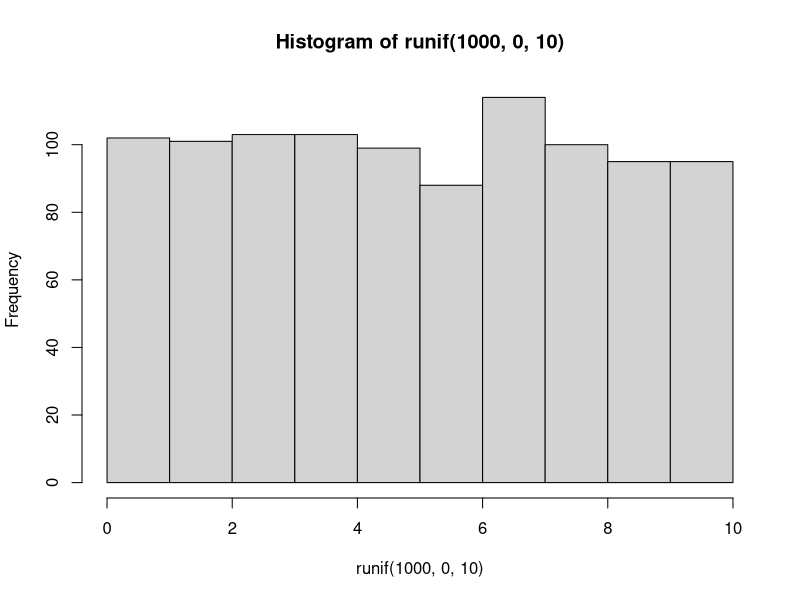
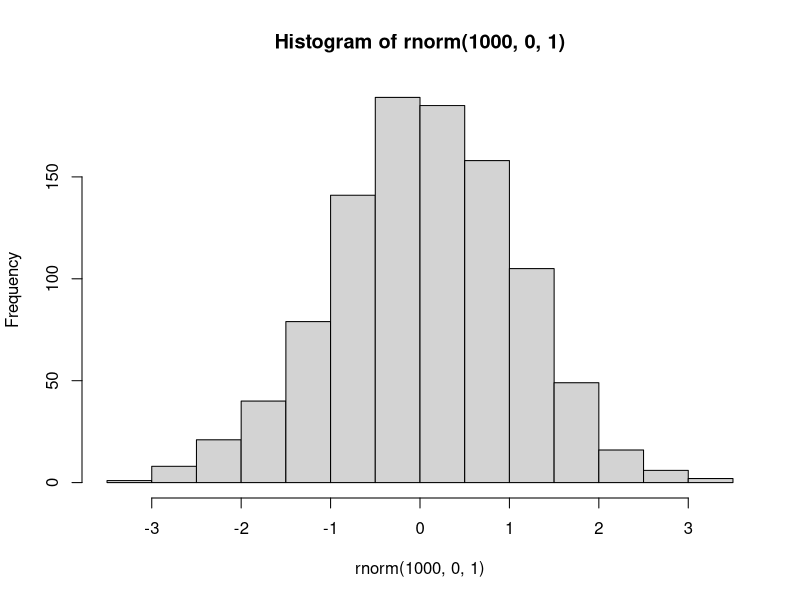
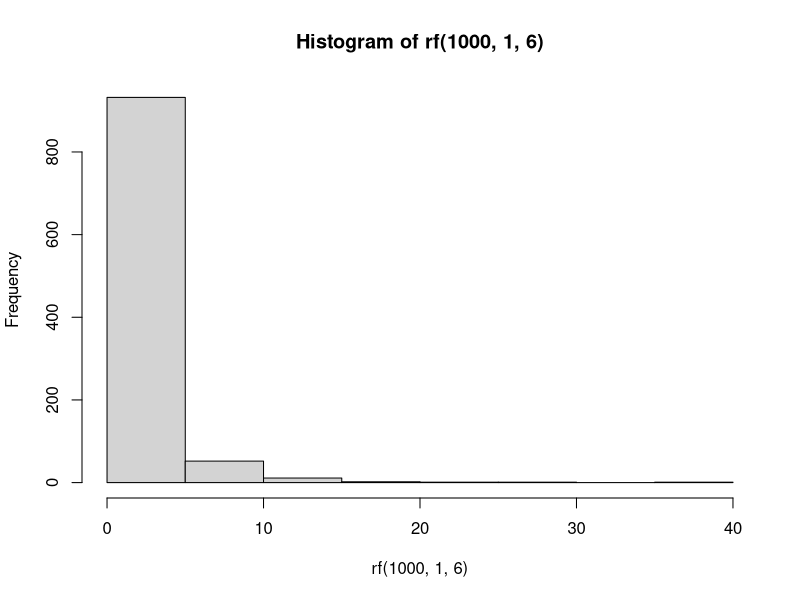
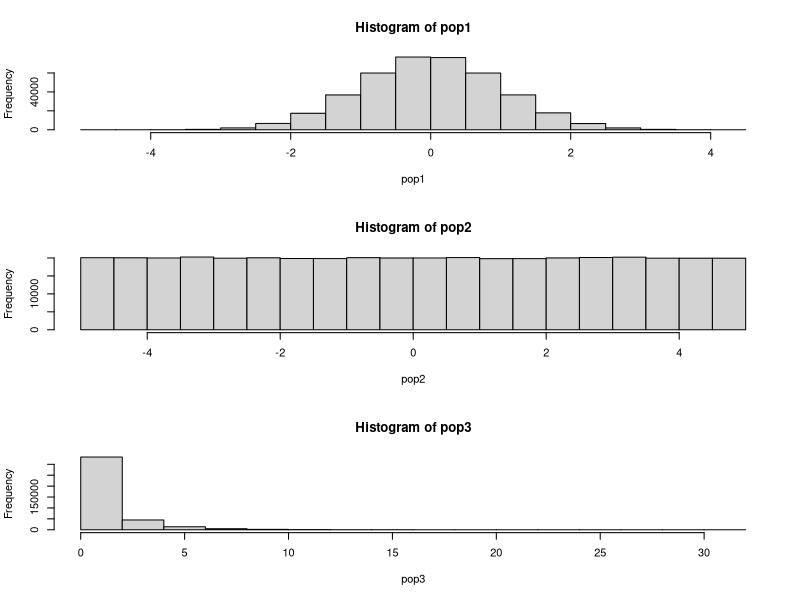
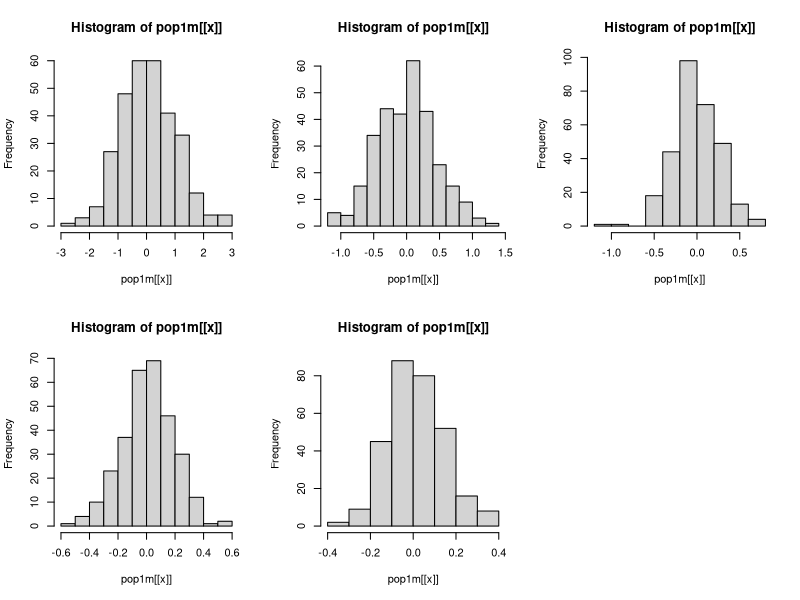
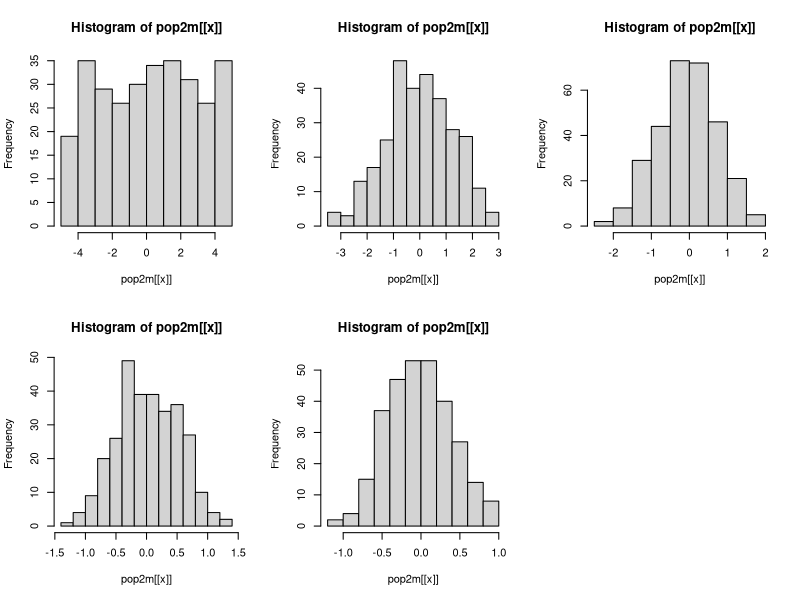
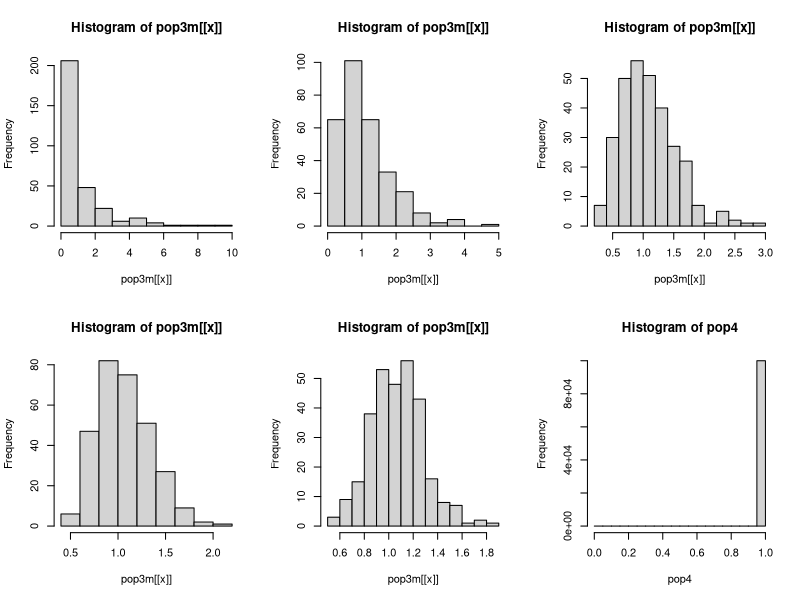
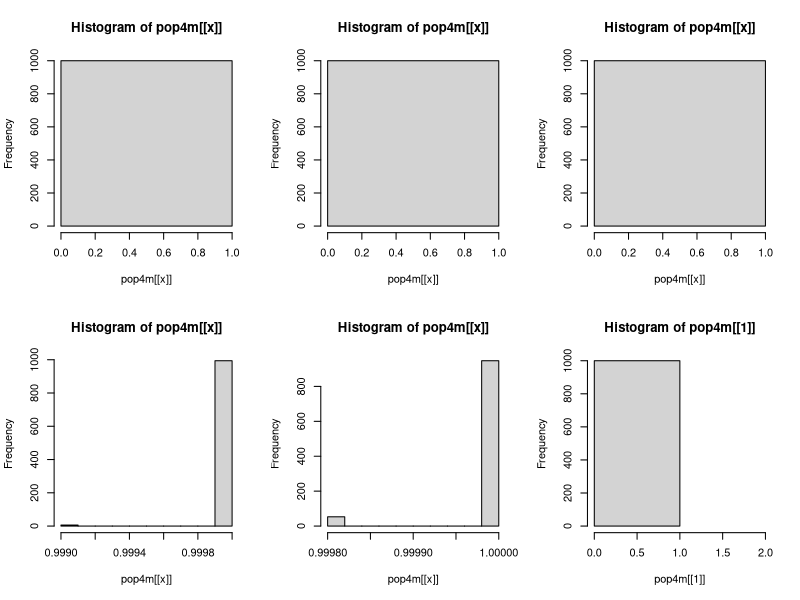

Recreate these plots in R, in order.
#Joseph E. Gonzales
#204a R Lab 2
#Fall 2015
#####################################################################

#Let's talk about the Central Limit Theorem (CLT)

#But first, some functions to generate data with
#certain distributional properties

#runif(N, min, max)
#Generates random uniform distribution data based on
#argument parameters

runif(100,0,10)
hist(runif(1000,0,10))

#rnorm(N, mean, sd)
#Generates random normal distribution data based on
#argument parameters

rnorm(100,0,1)
hist(rnorm(1000,0,1))

#rf(N, df1, df2)
#Generates random f distribution data based on
#argument parameters

rf(100, 1, 6)
hist(rf(1000, 1, 6))

#We can make some populations of scores

set.seed(100215)
pop1 <- rnorm(400000, 0, 1)

pop2 <- runif(400000, -5, 5)

pop3 <- rf(400000, 1, 30)

################################

#OK, What does the CLT tell us about these populations?

################################

par(mfrow = c(3,1))
	#par is a function to control various plot features
	#mfrow specifically argues how many figures to include
	#in a single image and how to arrange them
		#by rows and columns : c(rows, columns)

hist(pop1);hist(pop2);hist(pop3)

#What should the distribution of the means look like with these things?

#We can test this in R

#Let us build ...

#The means from sampling
pop1m <- lapply(c(1,5,15,30,50), function(x){
   unlist(lapply(1:300, function(y){
	mean(sample(pop1,x,replace=FALSE),na.rm=TRUE)
	}))
	})

pop2m <- lapply(c(1,5,15,30,50), function(x){
   unlist(lapply(1:300, function(y){
	mean(sample(pop2,x,replace=FALSE),na.rm=TRUE)
	}))
	})

pop3m <- lapply(c(1,5,15,30,50), function(x){
   unlist(lapply(1:300, function(y){
	mean(sample(pop3,x,replace=FALSE),na.rm=TRUE)
	}))
	})

#The Plot

par(mfrow = c(2,3))
lapply(1:length(pop1m), function(x){
	hist(pop1m[[x]])
	})

par(mfrow = c(2,3))
lapply(1:length(pop2m), function(x){
	hist(pop2m[[x]])
	})

par(mfrow = c(2,3))
lapply(1:length(pop3m), function(x){
	hist(pop3m[[x]])
	})

#From Class yesterday
#What about a population where everyone but 1 person has a score
#of 1, the other person has a score of 0

pop4 <- c(0,rep(1, 99999))
hist(pop4)
mean(pop4);sd(pop4)

pop4m <- lapply(c(1,30,100,1000,5000), function(x){
   unlist(lapply(1:1000, function(y){
	mean(sample(pop4,x,replace=FALSE),na.rm=TRUE)
	}))
	})

par(mfrow = c(2,3))
lapply(1:length(pop4m), function(x){
	hist(pop4m[[x]])
	mean(pop4m[[x]])
	})
hist(pop4m[[1]], xlim = c(0,2))
hist(pop4m[[2]], xlim = c(0,2))
hist(pop4m[[3]], xlim = c(.98,1))
hist(pop4m[[4]], xlim = c(.996,1))
sd(pop4m[[1]])
sd(pop4m[[2]])
sd(pop4m[[3]])
sd(pop4m[[4]])
sd(pop4m[[5]])
sd(pop4)

pop5 <- sample(c(0,1),40000,replace=TRUE)
pop5m <- lapply(c(1,5,15,30,50), function(x){
   unlist(lapply(1:300, function(y){
	mean(sample(pop5,x,replace=FALSE),na.rm=TRUE)
	}))
	})

lapply(1:length(pop5m), function(x){
	hist(pop5m[[x]])
	})

#####################################################################
#####################################################################
#####################################################################
#####################################################################

#Let's talk about the Biased vs. Unbiased SD and evaluate
#how they function

#First problem, we only have the unbiased SD using the sd() function
#We'll need to build a function

#Here are the basics of a function via the function() function

#function(arg1, arg2, ... ){
#	statements
#	return()
#	}

#We can look at the internal structure of built-in functions by
#simply typing and entering the function name

sd

#It looks like the sd function simply calls the var function
#and then takes the square root ... pretty efficient

var

#Ahh, yes, this is less clear

#We want to compare the biased and unbiased sd
#so we'll make new functions for both and compare them with
#the built-in sd function results

b.sd <- function(data, na.rm = FALSE){

	if(na.rm == TRUE){
		dat2 <- data[which(is.na(data) == FALSE)]
		n <- length(data[which(is.na(data) == FALSE)])
		}else{
		dat2 <- data
		n <- length(data)}

	bsd <- sqrt((sum((dat2-mean(dat2))^2))/n)
	return(bsd)
	}
set.seed(100253)
temp <- rnorm(10,0,1)
temp2 <- rnorm(10,0,1)
temp2[1] <- NA

b.sd(temp)
b.sd(temp, na.rm = TRUE)
b.sd(temp2)
b.sd(temp2, na.rm = TRUE)

sd(temp)
sd(temp2)
sd(temp2, na.rm=TRUE)

u.sd <- function(data, na.rm = FALSE){

	if(na.rm == TRUE){
		dat2 <- data[which(is.na(data) == FALSE)]
		n <- (length(data[which(is.na(data) == FALSE)])-1)
		}else{
		dat2 <- data
		n <- (length(data)-1)}

	u.sd <- sqrt((sum((dat2-mean(dat2))^2))/n)
	return(u.sd)
	}

u.sd(temp)
u.sd(temp, na.rm = TRUE)
sd(temp)
sd(temp, na.rm = TRUE)

u.sd(temp2)
u.sd(temp2, na.rm = TRUE)
sd(temp2)
sd(temp2, na.rm = TRUE)

#These work pretty well, so we can move on after discussing a few
#new functions used to build this

#if(){}else{}
#a logical function that will test for a condition and
#give a specified response based on whether the condition
#is or is not met

unlist(lapply(-1:4, function(x){
	if(x == 1){"Yay"}else{"Boo"}
	}))

#sum()
#A command to sum a vector of data. Has a na.rm argument like
#the mean() and sd() functions

sum(1:4)
sum(1,2,3,4)

#sqrt()
#simply takes the square root of a value

sqrt(9); sqrt(25); sqrt(49)

################################
################################

#Now we can compare our new functions

#Let us build ...

pop6 <- rnorm(800000,0,1)
sd(pop6)	
b.sd(pop6)


pop6u <- lapply(c(5,10,30,100,200,1000), function(x){
   unlist(lapply(1:200, function(y){
	sd(sample(pop6,x,replace=FALSE))
	}))
	})	
pop6b <- lapply(c(5,10,30,100,200,1000), function(x){
   unlist(lapply(1:200, function(y){
	b.sd(sample(pop6,x,replace=FALSE))
	}))
	})

pop6um <- unlist(lapply(1:length(pop6u), function(x){
	mean(pop6u[[x]])
	}))
pop6bm <- unlist(lapply(1:length(pop6b), function(x){
	mean(pop6b[[x]])
	}))
pop6um - b.sd(pop6)
pop6bm - b.sd(pop6)

matrix(c(
	c(5,10,30,100,200,1000),
	round((pop6um - 1),4),
	round((pop6bm - 1),4)
	), ncol = 3, nrow = 6)

##########################################
##########################################
##########################################
##########################################

#Functions to describe the data

mean(pop1)
median(pop1)
max(pop1)
min(pop1)
sd(pop1)
var(pop1)

#all functions use the na.rm = TRUE argument
#the default argument is na.rm = FALSE

#Plots from today to demonstrate the density of the data

par(mfrow=c(1,1))
hist(pop1)
hist(pop2)
hist(pop3)
hist(pop5)

plot(density(pop1))
plot(density(pop2))

hist(pop1, main = "Histogram of Standard Normal Pop",
	xlab = "Values", xlim = c(-2,2), breaks =200)
hist(rnorm(25,0,1), main = "Histogram of Standard Normal Pop",
	xlab = "Values", xlim = c(-2,2), breaks =200)
hist(rnorm(25,0,1), main = "Histogram of Standard Normal Pop",
	xlab = "Values", xlim = c(-2,2), breaks =10)


plot(density(pop1), xlab = "Pop1 Values",
	main = "Population 1 Density Distribution")
	abline(v = mean(pop1))
	abline(h = .25)
	lines(c(-4,-2),c(.2,.3))
	lines(c(-2,0),c(.3,.2))
	lines(c(-4,0),c(.2,.2))
	points(c(4,2),c(.2,.3), pch = "P")
	points(c(2,0),c(.3,.2), pch = "P")
	points(c(4,0),c(.2,.2), pch = "P")


##################################

#Standardizing data

set.seed(10090)
temp <- rnorm(500, 5, 2.3)
hist(temp)

temp2 <- (temp-mean(temp))/sd(temp)
hist(temp2)

temp3 <- scale(temp)[,1]
hist(temp3)


tdat <- data.frame(temp,temp2,temp3)
cor(tdat)

	#cor() is the correlation function, we'll talk about
	#it much more later, for now it can be used to
	#show us that the variability between temp versions
	#is identical. So, even though the values have changed
	#the relative location of all the observations are
	#identical in each version of temp.


#############################################
#############################################


#Free time

#Create the data set
set.seed(10913)
v1 <- rnorm(500, 5, 3.3)
v2 <- rnorm(500, 3.3, .5)
v3 <- sample(c(0,1),500, replace = TRUE)
v4 <- sample(c(1,2,2,3,3,3,4,4,4,4,4,5,5,5,6,6,7),500,replace = TRUE)
d <- data.frame(v1,v2,v3,v4)

#Some exercises to conduct

#1. Get the mean, median, min, max for v1 & v2
#2. Plot v1-v4, describe the distribution of the data
#3. Calculate the biased and unbiased SD for v1-v2 & v4
#4. Calculate the frequency of 0 and 1 for v3
#5. Transform v1 and v2 into normal standard distributions
#	by "hand" and using scale()

#If you're really feeling it
#Try creating a loop to get the mean for random samples
#of v1 and v2. Consider sample sizes of 10,20,40, & 80 with
#300 samples each. Create histograms of the means for each
#sample size.









